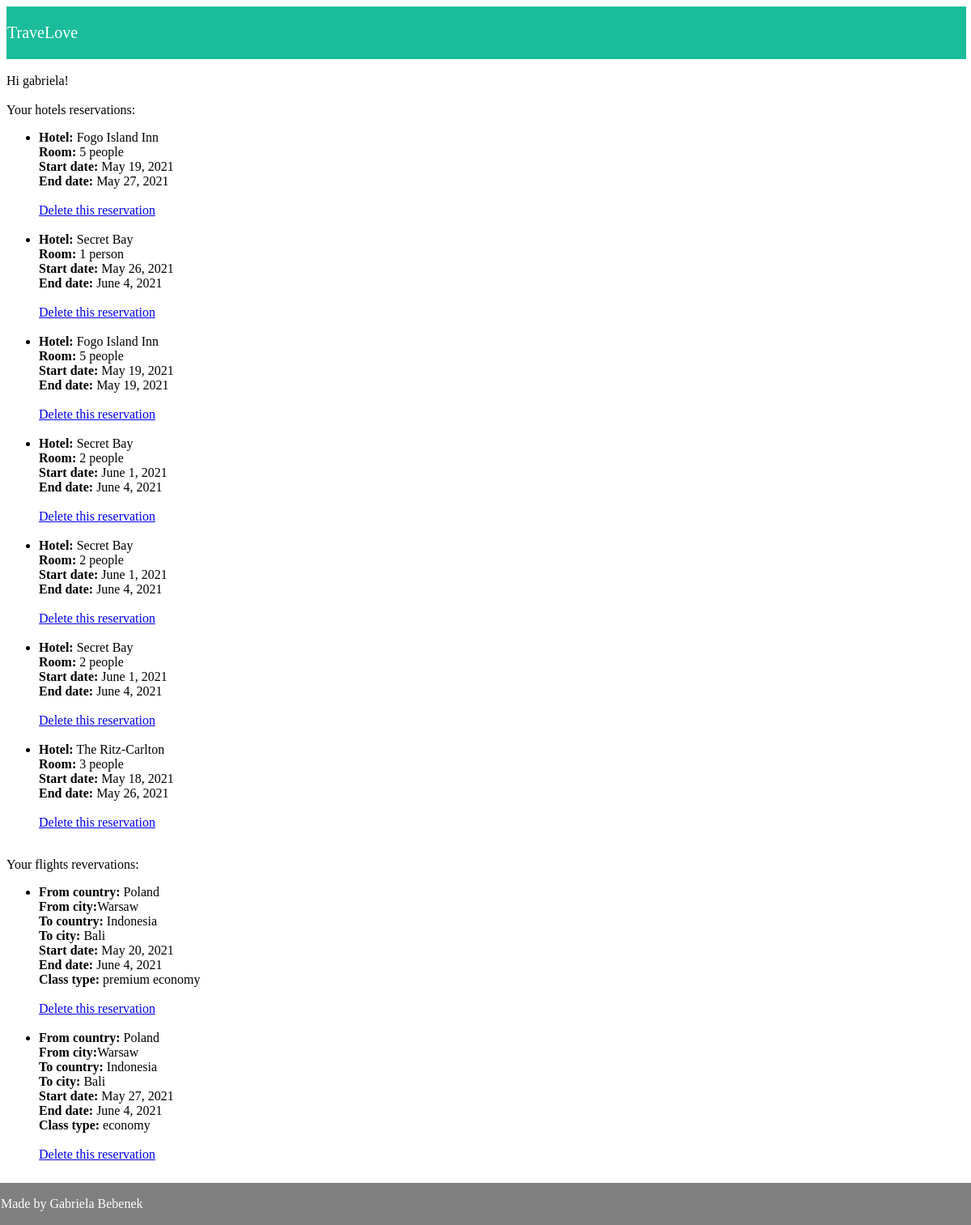
/user-reservations/ (signed in), run on an earlier commit of the app's database.
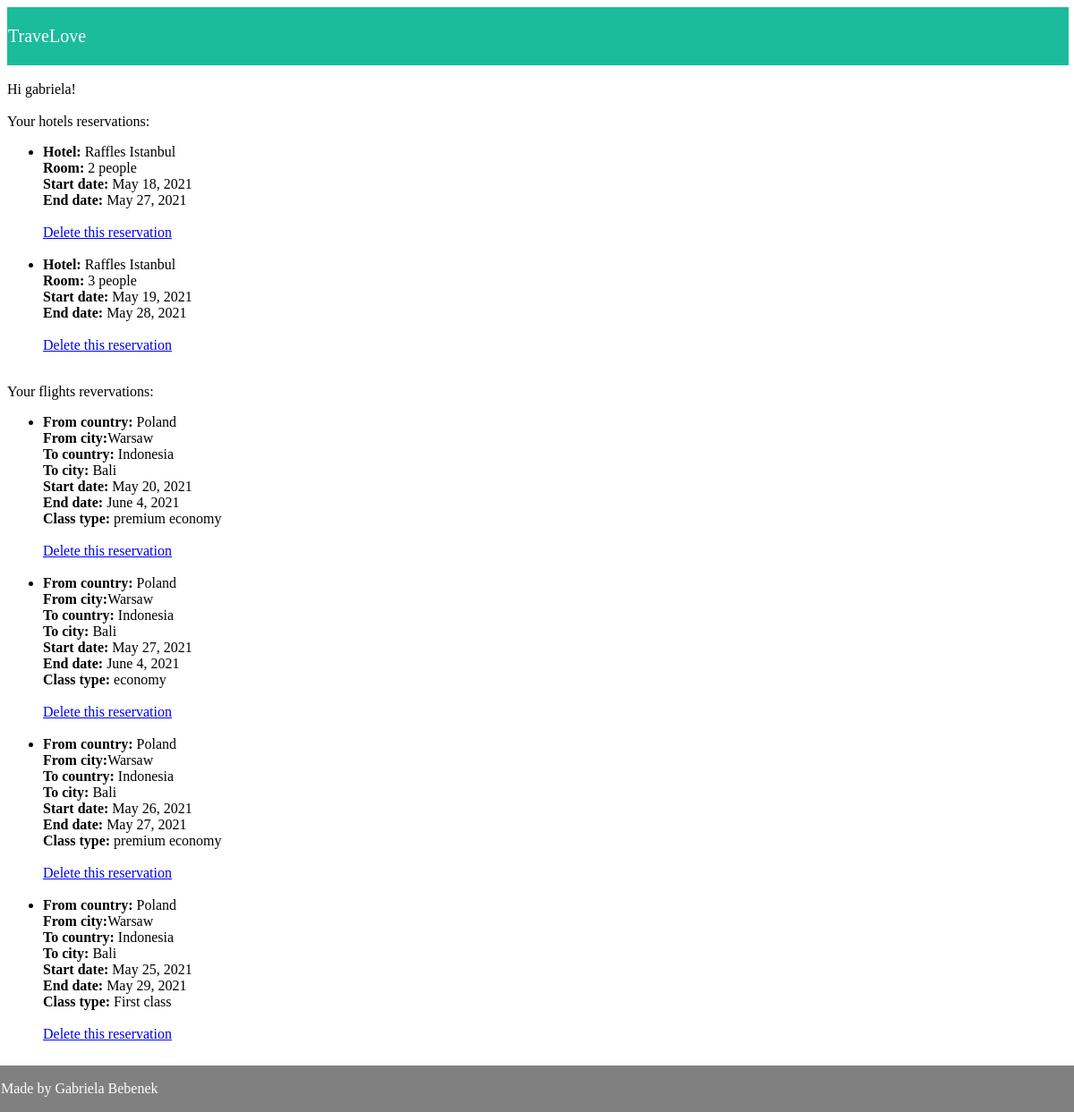
And on a later commit of the database.
### travel_agency_app/models.py (models this page shows)
class HotelBooking(models.Model):
    user = models.ForeignKey(User, null=True, blank=True, on_delete=models.CASCADE)
    hotel = models.ForeignKey(Hotel, on_delete=models.CASCADE, null=True, blank=True)
    bookingStartDate = models.DateField()
    bookingEndDate = models.DateField()
    room = models.CharField(
        max_length=64,
        choices=ROOM_TYPE,
    )

class Hotel(models.Model):
    name = models.CharField(max_length=64, default='Hotel')
    country = models.CharField(max_length=64)
    city = models.CharField(max_length=64)
    address = models.CharField(max_length=64)
    description = models.CharField(max_length=1000, null=True, blank=True)
    image = models.ImageField(upload_to='hotel/', null=True, blank=True)
    def __str__(self):
        return self.name

class Flight(models.Model):
    user = models.ForeignKey(User, null=True, blank=True, on_delete=models.CASCADE)
    fromCountry = models.CharField(max_length=64, default='Poland')
    fromCity = models.CharField(max_length=64, default='Warsaw')
    toCountry = models.CharField(max_length=64, default='Indonesia')
    toCity = models.CharField(max_length=64, default='Bali')
    startDate = models.DateField()
    endDate = models.DateField()
    classType = models.CharField(max_length=64, choices=CLASS_TYPE)

### travel_agency_app/views.py (the view)
# urls.py: path('user-reservations/', travel_agency_views.ReservationsView.as_view(), name='user-reservations'),
class ReservationsView(LoginRequiredMixin, ListView):
    model = HotelBooking
    template_name = 'reservations_list.html'
    context_object_name = 'reservations'
    def get_queryset(self):
        return self.model.objects.all().filter(user_id=self.request.user)
    def get_context_data(self, **kwargs):
        context = super(ReservationsView, self).get_context_data(**kwargs)
        context['flights'] = Flight.objects.filter(user_id=self.request.user)
        return context

### templates/reservations_list.html
{% extends 'base.html' %}
{% block content %}
{% if user.is_authenticated %}
  Hi {{ user.username }}!<br><br>
{% else %}
Welcome to the TraveLove agency! Explore world with us!<br><br>
  <p>You are not logged in</p>
  <p>Please login or sign up</p>
  <a href="{% url 'login' %}">Log In</a><br>
  <a href="{% url 'signup' %}">Sign Up</a>
{% endif %}
Your hotels reservations:
<ul>
    {% for reservation in reservations %}
    <li><strong>Hotel:</strong> {{ reservation.hotel }}<br>
            <strong>Room:</strong> {{ reservation.room }}<br>
            <strong>Start date:</strong> {{ reservation.bookingStartDate }}<br>
            <strong>End date: </strong>{{ reservation.bookingEndDate }}</li><br>
    <a href="{% url 'user-delete-hotel-reservations' reservation.id %}">Delete this reservation</a><br><br>
    {% endfor %}
  </ul>
Your flights revervations:
<ul>
    {% for flight in flights %}
        <li> <strong>From country: </strong>{{ flight.fromCountry }}<br>
       <strong> From city:</strong>{{ flight.fromCity }}<br>
       <strong> To country:</strong> {{ flight.toCountry }}<br>
       <strong> To city:</strong> {{ flight.toCity }}<br>
       <strong> Start date: </strong>{{ flight.startDate }}<br>
      <strong>  End date:</strong> {{ flight.endDate }}<br>
      <strong>  Class type: </strong>{{ flight.classType }}</li><br>
    <a href="{% url 'user-delete-flight-reservations' flight.id %}">Delete this reservation</a><br><br>
    {% endfor %}
</ul>
<a href="{% url 'hotels' %}">Go back to hotels list</a><br>
<a href="{% url 'explore' %}">Go back to the homepage</a>
{% endblock %}

### templates/base.html (shortened to what this page needs)
<!doctype html>
<html>
<head><meta charset="utf-8"></head>
<div class="header">
  <p>TraveLove</p>
</div><br>
<body>
    {% block content %}
    {% endblock %}
</body>
<div class="footer">
  <p>Made by Gabriela Bebenek</p>
</div>
</html>

### templates/base.html (style rules this page uses)
.header { padding: 1px; text-align: left; background: #1abc9c; color: white; font-size: 20px; width: 100%; left: 0; bottom: 0; }
.footer { padding: 1px; position: fixed; left: 0; bottom: 0; width: 100%; background-color: grey; color: white; text-align: left; }

What changed in the data, as far as the page shows it:
removed HotelBooking: hotel "Fogo Island Inn", room "5 people", bookingStartDate "May 19, 2021", bookingEndDate "May 27, 2021"
removed HotelBooking: hotel "Secret Bay", room "1 person", bookingStartDate "May 26, 2021", bookingEndDate "June 4, 2021"
removed HotelBooking: hotel "Fogo Island Inn", room "5 people", bookingStartDate "May 19, 2021", bookingEndDate "May 19, 2021"
removed HotelBooking: hotel "Secret Bay", room "2 people", bookingStartDate "June 1, 2021", bookingEndDate "June 4, 2021"
removed HotelBooking: hotel "Secret Bay", room "2 people", bookingStartDate "June 1, 2021", bookingEndDate "June 4, 2021"
removed HotelBooking: hotel "Secret Bay", room "2 people", bookingStartDate "June 1, 2021", bookingEndDate "June 4, 2021"
removed HotelBooking: hotel "The Ritz-Carlton", room "3 people", bookingStartDate "May 18, 2021", bookingEndDate "May 26, 2021"
added HotelBooking: hotel "Raffles Istanbul", room "2 people", bookingStartDate "May 18, 2021", bookingEndDate "May 27, 2021"
added HotelBooking: hotel "Raffles Istanbul", room "3 people", bookingStartDate "May 19, 2021", bookingEndDate "May 28, 2021"
added Flight: fromCountry "Poland", fromCity "Warsaw", toCountry "Indonesia", toCity "Bali", startDate "May 26, 2021", endDate "May 27, 2021", classType "premium economy"
added Flight: fromCountry "Poland", fromCity "Warsaw", toCountry "Indonesia", toCity "Bali", startDate "May 25, 2021", endDate "May 29, 2021", classType "First class"
